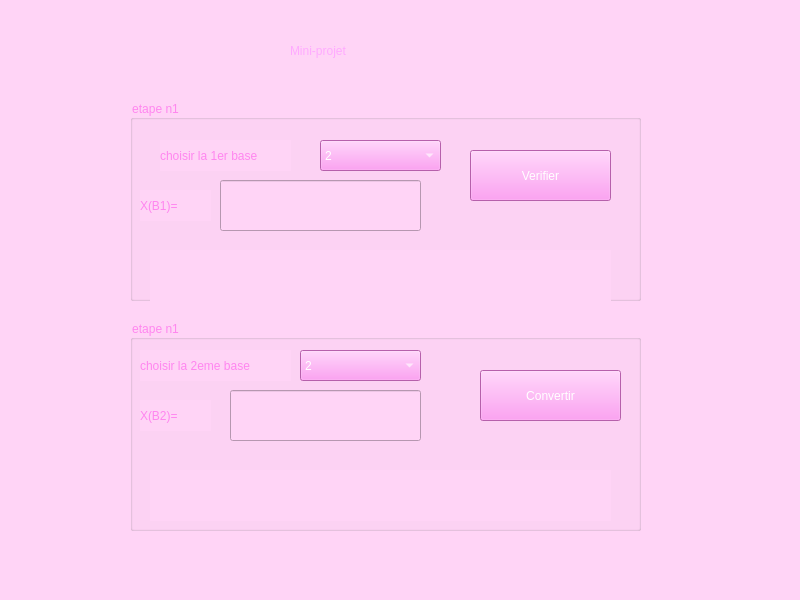
<?xml version="1.0" encoding="UTF-8"?>
<ui version="4.0">
 <class>windows</class>
 <widget class="QMainWindow" name="windows">
  <property name="geometry">
   <rect>
    <x>0</x>
    <y>0</y>
    <width>800</width>
    <height>600</height>
   </rect>
  </property>
  <property name="windowTitle">
   <string>MainWindow</string>
  </property>
  <property name="styleSheet">
   <string notr="true">background-color: rgb(255, 212, 246);</string>
  </property>
  <widget class="QWidget" name="centralwidget">
   <widget class="QLabel" name="label">
    <property name="geometry">
     <rect>
      <x>290</x>
      <y>20</y>
      <width>241</width>
      <height>61</height>
     </rect>
    </property>
    <property name="styleSheet">
     <string notr="true">font: 36pt &quot;MS Shell Dlg 2&quot;;
color: rgb(255, 170, 255);</string>
    </property>
    <property name="text">
     <string>Mini-projet</string>
    </property>
   </widget>
   <widget class="QGroupBox" name="groupBox">
    <property name="geometry">
     <rect>
      <x>130</x>
      <y>100</y>
      <width>511</width>
      <height>201</height>
     </rect>
    </property>
    <property name="styleSheet">
     <string notr="true">font: 15pt &quot;MS Shell Dlg 2&quot;;
color: rgb(255, 134, 239);</string>
    </property>
    <property name="title">
     <string>etape n1</string>
    </property>
    <widget class="QPushButton" name="pushButton">
     <property name="geometry">
      <rect>
       <x>340</x>
       <y>50</y>
       <width>141</width>
       <height>51</height>
      </rect>
     </property>
     <property name="styleSheet">
      <string notr="true">background-color: rgb(255, 134, 239);
color: rgb(255, 255, 255);</string>
     </property>
     <property name="text">
      <string>Verifier</string>
     </property>
    </widget>
    <widget class="QLabel" name="label_2">
     <property name="geometry">
      <rect>
       <x>30</x>
       <y>40</y>
       <width>131</width>
       <height>31</height>
      </rect>
     </property>
     <property name="text">
      <string>choisir la 1er base</string>
     </property>
    </widget>
    <widget class="QComboBox" name="b">
     <property name="geometry">
      <rect>
       <x>190</x>
       <y>40</y>
       <width>121</width>
       <height>31</height>
      </rect>
     </property>
     <property name="styleSheet">
      <string notr="true">background-color: rgb(255, 134, 239);
color: rgb(255, 255, 255);</string>
     </property>
     <item>
      <property name="text">
       <string>2</string>
      </property>
     </item>
     <item>
      <property name="text">
       <string>8</string>
      </property>
     </item>
     <item>
      <property name="text">
       <string>10</string>
      </property>
     </item>
     <item>
      <property name="text">
       <string>16</string>
      </property>
     </item>
    </widget>
    <widget class="QLabel" name="label_3">
     <property name="geometry">
      <rect>
       <x>10</x>
       <y>90</y>
       <width>71</width>
       <height>31</height>
      </rect>
     </property>
     <property name="text">
      <string>X(B1)=</string>
     </property>
    </widget>
    <widget class="QLineEdit" name="x">
     <property name="geometry">
      <rect>
       <x>90</x>
       <y>80</y>
       <width>201</width>
       <height>51</height>
      </rect>
     </property>
    </widget>
    <widget class="QLabel" name="r">
     <property name="geometry">
      <rect>
       <x>20</x>
       <y>150</y>
       <width>461</width>
       <height>51</height>
      </rect>
     </property>
     <property name="text">
      <string/>
     </property>
    </widget>
   </widget>
   <widget class="QGroupBox" name="groupBox_2">
    <property name="geometry">
     <rect>
      <x>130</x>
      <y>320</y>
      <width>511</width>
      <height>211</height>
     </rect>
    </property>
    <property name="styleSheet">
     <string notr="true">font: 15pt &quot;MS Shell Dlg 2&quot;;
font: 15pt &quot;MS Shell Dlg 2&quot;;
color: rgb(255, 134, 239);</string>
    </property>
    <property name="title">
     <string>etape n1</string>
    </property>
    <widget class="QPushButton" name="pushButton_3">
     <property name="geometry">
      <rect>
       <x>350</x>
       <y>50</y>
       <width>141</width>
       <height>51</height>
      </rect>
     </property>
     <property name="styleSheet">
      <string notr="true">background-color: rgb(255, 134, 239);
color: rgb(255, 255, 255);
</string>
     </property>
     <property name="text">
      <string>Convertir</string>
     </property>
    </widget>
    <widget class="QLabel" name="label_6">
     <property name="geometry">
      <rect>
       <x>10</x>
       <y>30</y>
       <width>151</width>
       <height>31</height>
      </rect>
     </property>
     <property name="text">
      <string>choisir la 2eme base</string>
     </property>
    </widget>
    <widget class="QLabel" name="label_7">
     <property name="geometry">
      <rect>
       <x>10</x>
       <y>80</y>
       <width>71</width>
       <height>31</height>
      </rect>
     </property>
     <property name="text">
      <string>X(B2)=</string>
     </property>
    </widget>
    <widget class="QLineEdit" name="res">
     <property name="geometry">
      <rect>
       <x>100</x>
       <y>70</y>
       <width>191</width>
       <height>51</height>
      </rect>
     </property>
    </widget>
    <widget class="QLabel" name="r2">
     <property name="geometry">
      <rect>
       <x>20</x>
       <y>150</y>
       <width>461</width>
       <height>51</height>
      </rect>
     </property>
     <property name="text">
      <string/>
     </property>
    </widget>
    <widget class="QComboBox" name="com">
     <property name="geometry">
      <rect>
       <x>170</x>
       <y>30</y>
       <width>121</width>
       <height>31</height>
      </rect>
     </property>
     <property name="styleSheet">
      <string notr="true">background-color: rgb(255, 134, 239);
color: rgb(255, 255, 255);</string>
     </property>
     <item>
      <property name="text">
       <string>2</string>
      </property>
     </item>
     <item>
      <property name="text">
       <string>8</string>
      </property>
     </item>
     <item>
      <property name="text">
       <string>10</string>
      </property>
     </item>
     <item>
      <property name="text">
       <string>16</string>
      </property>
     </item>
    </widget>
   </widget>
  </widget>
  <widget class="QMenuBar" name="menubar">
   <property name="geometry">
    <rect>
     <x>0</x>
     <y>0</y>
     <width>800</width>
     <height>18</height>
    </rect>
   </property>
  </widget>
  <widget class="QStatusBar" name="statusbar"/>
 </widget>
 <resources/>
 <connections/>
</ui>
